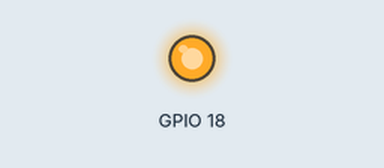
The program below on a simulated Raspberry Pi (BCM pin numbers). Shown: output pins drawn as LEDs (lit = HIGH). What the program prints to the terminal is not drawn. At 40.0 s the program stops and its outputs stay as they are.

Above: at 1.0 s.
At 3.0 s:
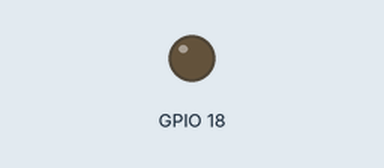
Timing chart, 0 to 5.2 s (numbered marks = the images above):
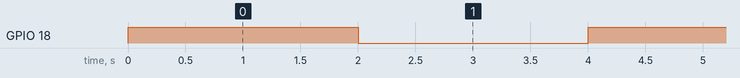

Measured:
- by itself, GPIO 18: alternates HIGH for 2.0 s and LOW for 2.0 s, 20 changes in all, then stays LOW

The program:

0_digitalWrite.py
```python
import RPi.GPIO as GPIO
import time

GPIO.setmode(GPIO.BCM)
GPIO.setup(18,GPIO.OUT)


for i in range(10):
    print(i)
    GPIO.output(18,GPIO.HIGH)
    time.sleep(2)
    GPIO.output(18,GPIO.LOW)
    time.sleep(2)

GPIO.cleanup()
```
